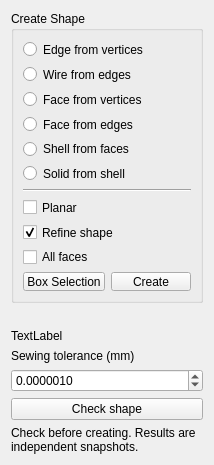
<?xml version="1.0" encoding="UTF-8"?>
<ui version="4.0">
 <class>PartGui::TaskShapeBuilder</class>
 <widget class="QWidget" name="PartGui::TaskShapeBuilder">
  <property name="geometry">
   <rect>
    <x>0</x>
    <y>0</y>
    <width>200</width>
    <height>336</height>
   </rect>
  </property>
  <property name="windowTitle">
   <string>Create Shape</string>
  </property>
  <layout class="QGridLayout" name="gridLayout_2">
   <item row="0" column="0" colspan="2">
    <widget class="QGroupBox" name="groupBox">
     <property name="title">
      <string>Create Shape</string>
     </property>
     <layout class="QGridLayout" name="gridLayout">
      <item row="0" column="0">
       <widget class="QRadioButton" name="radioButtonEdgeFromVertex">
        <property name="text">
         <string>Edge from vertices</string>
        </property>
       </widget>
      </item>
      <item row="1" column="0">
       <widget class="QRadioButton" name="radioButtonWireFromEdge">
        <property name="text">
         <string>Wire from edges</string>
        </property>
       </widget>
      </item>
     <item row="2" column="0">
       <widget class="QRadioButton" name="radioButtonFaceFromVertex">
        <property name="text">
         <string>Face from vertices</string>
        </property>
       </widget>
      </item>
      <item row="3" column="0">
       <widget class="QRadioButton" name="radioButtonFaceFromEdge">
        <property name="text">
         <string>Face from edges</string>
        </property>
       </widget>
      </item>
      <item row="4" column="0">
       <widget class="QRadioButton" name="radioButtonShellFromFace">
        <property name="text">
         <string>Shell from faces</string>
        </property>
       </widget>
      </item>
      <item row="5" column="0">
       <widget class="QRadioButton" name="radioButtonSolidFromShell">
        <property name="text">
         <string>Solid from shell</string>
        </property>
       </widget>
      </item>
      <item row="6" column="0">
       <widget class="Line" name="line">
        <property name="orientation">
         <enum>Qt::Horizontal</enum>
        </property>
       </widget>
      </item>
      <item row="7" column="0">
       <widget class="QCheckBox" name="checkPlanar">
        <property name="text">
         <string>Planar</string>
        </property>
       </widget>
      </item>
      <item row="8" column="0">
       <widget class="QCheckBox" name="checkRefine">
        <property name="text">
         <string>Refine shape</string>
        </property>
        <property name="checked">
         <bool>true</bool>
        </property>
       </widget>
      </item>
      <item row="9" column="0">
       <widget class="QCheckBox" name="checkFaces">
        <property name="text">
         <string>All faces</string>
        </property>
       </widget>
      </item>
      <item row="10" column="0">
       <layout class="QHBoxLayout" name="horizontalLayout">
        <item>
         <widget class="QPushButton" name="selectButton">
          <property name="text">
           <string>Box Selection</string>

          </property>
         </widget>
        </item>
        <item>
         <spacer name="horizontalSpacer_2">
          <property name="orientation">
           <enum>Qt::Horizontal</enum>
          </property>
          <property name="sizeHint" stdset="0">
           <size>
            <width>40</width>
            <height>20</height>
           </size>
          </property>
         </spacer>
        </item>
        <item>
         <widget class="QPushButton" name="createButton">
          <property name="text">
           <string>Create</string>
          </property>
         </widget>
        </item>
       </layout>
      </item>
      </layout>
    </widget>
   </item>
   <item row="3" column="0" colspan="2">
    <widget class="QLabel" name="sewingToleranceLabel">
     <property name="text"><string>Sewing tolerance (mm)</string></property>
     <property name="buddy"><cstring>sewingTolerance</cstring></property>
    </widget>
   </item>
   <item row="4" column="0" colspan="2">
    <widget class="QDoubleSpinBox" name="sewingTolerance">
     <property name="decimals"><number>7</number></property>
     <property name="minimum"><double>0.0000001</double></property>
     <property name="maximum"><double>1.0000000</double></property>
     <property name="value"><double>0.0000010</double></property>
     <property name="singleStep"><double>0.0000010</double></property>
     <property name="toolTip"><string>Explicit joining tolerance; never increased automatically. Source tolerances can already be larger.</string></property>
    </widget>
   </item>
   <item row="5" column="0" colspan="2">
    <widget class="QPushButton" name="checkShapeButton">
     <property name="text"><string>Check shape</string></property>
    </widget>
   </item>
   <item row="6" column="0" colspan="2">
    <widget class="QLabel" name="sewingStatus">
     <property name="text"><string>Check before creating. Results are independent snapshots.</string></property>
     <property name="wordWrap"><bool>true</bool></property>
     <property name="textFormat"><enum>Qt::PlainText</enum></property>
    </widget>
   </item>
   <item row="1" column="1">
    <spacer name="verticalSpacer">
     <property name="orientation">
      <enum>Qt::Vertical</enum>
     </property>
     <property name="sizeType">
      <enum>QSizePolicy::Fixed</enum>
     </property>
     <property name="sizeHint" stdset="0">
      <size>
       <width>20</width>
       <height>20</height>
      </size>
     </property>
    </spacer>
   </item>
   <item row="2" column="0">
    <widget class="QLabel" name="label">
     <property name="text">
      <string notr="true">TextLabel</string>
     </property>
    </widget>
   </item>
  </layout>
 </widget>
 <tabstops>
  <tabstop>radioButtonEdgeFromVertex</tabstop>
  <tabstop>radioButtonFaceFromVertex</tabstop>
  <tabstop>radioButtonFaceFromEdge</tabstop>
  <tabstop>radioButtonShellFromFace</tabstop>
  <tabstop>radioButtonSolidFromShell</tabstop>
  <tabstop>checkPlanar</tabstop>
  <tabstop>checkRefine</tabstop>
  <tabstop>checkFaces</tabstop>
  <tabstop>sewingTolerance</tabstop>
  <tabstop>checkShapeButton</tabstop>
  <tabstop>createButton</tabstop>
 </tabstops>
 <resources/>
 <connections/>
</ui>
